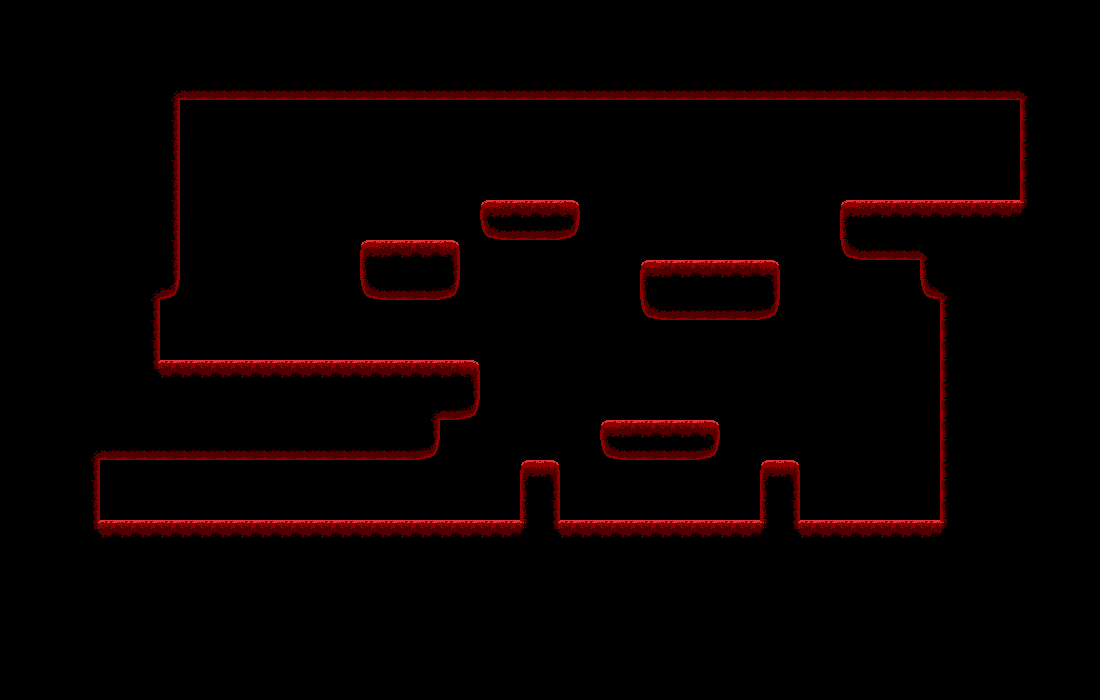

The image is a tile-based game level rendered from a .tmx file. Its description and complete source (layers, tilesets, objects, tile grids) follow:
An orthogonal 55x35 tile map with 20x20 px tiles, 1 tile layer (base) and 14 objects (14x Ledge).

<map version="1.5" tiledversion="1.7.2" orientation="orthogonal" renderorder="right-down" width="55" height="35" tilewidth="20" tileheight="20" infinite="0" nextlayerid="11" nextobjectid="28">
 <tileset firstgid="1" source="MaroonCaveTileset.tsx" />
 <layer id="1" name="base" width="55" height="35">
  <data encoding="csv">
9,9,9,9,9,9,9,9,9,9,9,9,9,9,9,9,9,9,9,9,9,9,9,9,9,9,9,9,9,9,9,9,9,9,9,9,9,9,9,9,9,9,9,9,9,9,9,9,9,9,9,9,9,9,9,
9,9,9,9,9,9,9,9,9,9,9,9,9,9,9,9,9,9,9,9,9,9,9,9,9,9,9,9,9,9,9,9,9,9,9,9,9,9,9,9,9,9,9,9,9,9,9,9,9,9,9,9,9,9,9,
9,9,9,9,9,9,9,9,9,9,9,9,9,9,9,9,9,9,9,9,9,9,9,9,9,9,9,9,9,9,9,9,9,9,9,9,9,9,9,9,9,9,9,9,9,9,9,9,9,9,9,9,9,9,9,
9,9,9,9,9,9,9,9,9,9,9,9,9,9,9,9,9,9,9,9,9,9,9,9,9,9,9,9,9,9,9,9,9,9,9,9,9,9,9,9,9,9,9,9,9,9,9,9,9,9,9,9,9,9,9,
9,9,9,9,9,9,9,9,5,15,15,15,15,15,15,15,15,15,15,15,15,15,15,15,15,15,15,15,15,15,15,15,15,15,15,15,15,15,15,15,15,15,15,15,15,15,15,15,15,15,15,6,9,9,9,
9,9,9,9,9,9,9,9,10,0,0,0,0,0,0,0,0,0,0,0,0,0,0,0,0,0,0,0,0,0,0,0,0,0,0,0,0,0,0,0,0,0,0,0,0,0,0,0,0,0,0,8,9,9,9,
9,9,9,9,9,9,9,9,10,0,0,0,0,0,0,0,0,0,0,0,0,0,0,0,0,0,0,0,0,0,0,0,0,0,0,0,0,0,0,0,0,0,0,0,0,0,0,0,0,0,0,8,9,9,9,
9,9,9,9,9,9,9,9,10,0,0,0,0,0,0,0,0,0,0,0,0,0,0,0,0,0,0,0,0,0,0,0,0,0,0,0,0,0,0,0,0,0,0,0,0,0,0,0,0,0,0,8,9,9,9,
9,9,9,9,9,9,9,9,10,0,0,0,0,0,0,0,0,0,0,0,0,0,0,0,0,0,0,0,0,0,0,0,0,0,0,0,0,0,0,0,0,0,0,0,0,0,0,0,0,0,0,8,9,9,9,
9,9,9,9,9,9,9,9,10,0,0,0,0,0,0,0,0,0,0,0,0,0,0,0,0,0,0,0,0,0,0,0,0,0,0,0,0,0,0,0,0,0,0,0,0,0,0,0,0,0,0,8,9,9,9,
9,9,9,9,9,9,9,9,10,0,0,0,0,0,0,0,0,0,0,0,0,0,0,0,2,3,3,3,4,0,0,0,0,0,0,0,0,0,0,0,0,0,2,3,3,3,3,3,3,3,3,12,9,9,9,
9,9,9,9,9,9,9,9,10,0,0,0,0,0,0,0,0,0,0,0,0,0,0,0,14,15,15,15,16,0,0,0,0,0,0,0,0,0,0,0,0,0,8,9,9,9,9,9,9,9,9,9,9,9,9,
9,9,9,9,9,9,9,9,10,0,0,0,0,0,0,0,0,0,2,3,3,3,4,0,0,0,0,0,0,0,0,0,0,0,0,0,0,0,0,0,0,0,14,15,15,15,6,9,9,9,9,9,9,9,9,
9,9,9,9,9,9,9,9,10,0,0,0,0,0,0,0,0,0,8,9,9,9,10,0,0,0,0,0,0,0,0,0,2,3,3,3,3,3,4,0,0,0,0,0,0,0,8,9,9,9,9,9,9,9,9,
9,9,9,9,9,9,9,5,16,0,0,0,0,0,0,0,0,0,14,15,15,15,16,0,0,0,0,0,0,0,0,0,8,9,9,9,9,9,10,0,0,0,0,0,0,0,14,6,9,9,9,9,9,9,9,
9,9,9,9,9,9,9,10,0,0,0,0,0,0,0,0,0,0,0,0,0,0,0,0,0,0,0,0,0,0,0,0,14,15,15,15,15,15,16,0,0,0,0,0,0,0,0,8,9,9,9,9,9,9,9,
9,9,9,9,9,9,9,10,0,0,0,0,0,0,0,0,0,0,0,0,0,0,0,0,0,0,0,0,0,0,0,0,0,0,0,0,0,0,0,0,0,0,0,0,0,0,0,8,9,9,9,9,9,9,9,
9,9,9,9,9,9,9,10,0,0,0,0,0,0,0,0,0,0,0,0,0,0,0,0,0,0,0,0,0,0,0,0,0,0,0,0,0,0,0,0,0,0,0,0,0,0,0,8,9,9,9,9,9,9,9,
9,9,9,9,9,9,9,11,3,3,3,3,3,3,3,3,3,3,3,3,3,3,3,4,0,0,0,0,0,0,0,0,0,0,0,0,0,0,0,0,0,0,0,0,0,0,0,8,9,9,9,9,9,9,9,
9,9,9,9,9,9,9,9,9,9,9,9,9,9,9,9,9,9,9,9,9,9,9,10,0,0,0,0,0,0,0,0,0,0,0,0,0,0,0,0,0,0,0,0,0,0,0,8,9,9,9,9,9,9,9,
9,9,9,9,9,9,9,9,9,9,9,9,9,9,9,9,9,9,9,9,9,5,15,16,0,0,0,0,0,0,0,0,0,0,0,0,0,0,0,0,0,0,0,0,0,0,0,8,9,9,9,9,9,9,9,
9,9,9,9,9,9,9,9,9,9,9,9,9,9,9,9,9,9,9,9,9,10,0,0,0,0,0,0,0,0,2,3,3,3,3,4,0,0,0,0,0,0,0,0,0,0,0,8,9,9,9,9,9,9,9,
9,9,9,9,5,15,15,15,15,15,15,15,15,15,15,15,15,15,15,15,15,16,0,0,0,0,0,0,0,0,14,15,15,15,15,16,0,0,0,0,0,0,0,0,0,0,0,8,9,9,9,9,9,9,9,
9,9,9,9,10,0,0,0,0,0,0,0,0,0,0,0,0,0,0,0,0,0,0,0,0,0,2,4,0,0,0,0,0,0,0,0,0,0,2,4,0,0,0,0,0,0,0,8,9,9,9,9,9,9,9,
9,9,9,9,10,0,0,0,0,0,0,0,0,0,0,0,0,0,0,0,0,0,0,0,0,0,8,10,0,0,0,0,0,0,0,0,0,0,8,10,0,0,0,0,0,0,0,8,9,9,9,9,9,9,9,
9,9,9,9,10,0,0,0,0,0,0,0,0,0,0,0,0,0,0,0,0,0,0,0,0,0,8,10,0,0,0,0,0,0,0,0,0,0,8,10,0,0,0,0,0,0,0,8,9,9,9,9,9,9,9,
9,9,9,9,11,3,3,3,3,3,3,3,3,3,3,3,3,3,3,3,3,3,3,3,3,3,12,11,3,3,3,3,3,3,3,3,3,3,12,11,3,3,3,3,3,3,3,12,9,9,9,9,9,9,9,
9,9,9,9,9,9,9,9,9,9,9,9,9,9,9,9,9,9,9,9,9,9,9,9,9,9,9,9,9,9,9,9,9,9,9,9,9,9,9,9,9,9,9,9,9,9,9,9,9,9,9,9,9,9,9,
9,9,9,9,9,9,9,9,9,9,9,9,9,9,9,9,9,9,9,9,9,9,9,9,9,9,9,9,9,9,9,9,9,9,9,9,9,9,9,9,9,9,9,9,9,9,9,9,9,9,9,9,9,9,9,
9,9,9,9,9,9,9,9,9,9,9,9,9,9,9,9,9,9,9,9,9,9,9,9,9,9,9,9,9,9,9,9,9,9,9,9,9,9,9,9,9,9,9,9,9,9,9,9,9,9,9,9,9,9,9,
9,9,9,9,9,9,9,9,9,9,9,9,9,9,9,9,9,9,9,9,9,9,9,9,9,9,9,9,9,9,9,9,9,9,9,9,9,9,9,9,9,9,9,9,9,9,9,9,9,9,9,9,9,9,9,
9,9,9,9,9,9,9,9,9,9,9,9,9,9,9,9,9,9,9,9,9,9,9,9,9,9,9,9,9,9,9,9,9,9,9,9,9,9,9,9,9,9,9,9,9,9,9,9,9,9,9,9,9,9,9,
9,9,9,9,9,9,9,9,9,9,9,9,9,9,9,9,9,9,9,9,9,9,9,9,9,9,9,9,9,9,9,9,9,9,9,9,9,9,9,9,9,9,9,9,9,9,9,9,9,9,9,9,9,9,9,
9,9,9,9,9,9,9,9,9,9,9,9,9,9,9,9,9,9,9,9,9,9,9,9,9,9,9,9,9,9,9,9,9,9,9,9,9,9,9,9,9,9,9,9,9,9,9,9,9,9,9,9,9,9,9,
9,9,9,9,9,9,9,9,9,9,9,9,9,9,9,9,9,9,9,9,9,9,9,9,9,9,9,9,9,9,9,9,9,9,9,9,9,9,9,9,9,9,9,9,9,9,9,9,9,9,9,9,9,9,9
</data>
 </layer>
 <objectgroup id="8" name="ledges">
  <object id="2" name="Ledge" x="482" y="202">
   <point />
  </object>
  <object id="3" name="Ledge" x="842" y="202">
   <point />
  </object>
  <object id="4" name="Ledge" x="642" y="262">
   <point />
  </object>
  <object id="10" name="Ledge" x="578" y="202">
   <point />
  </object>
  <object id="13" name="Ledge" x="778" y="262">
   <point />
  </object>
  <object id="19" name="Ledge" x="362" y="242">
   <point />
  </object>
  <object id="20" name="Ledge" x="602" y="422">
   <point />
  </object>
  <object id="21" name="Ledge" x="522" y="462">
   <point />
  </object>
  <object id="22" name="Ledge" x="762" y="462">
   <point />
  </object>
  <object id="23" name="Ledge" x="458" y="242">
   <point />
  </object>
  <object id="24" name="Ledge" x="478" y="362">
   <point />
  </object>
  <object id="25" name="Ledge" x="718" y="422">
   <point />
  </object>
  <object id="26" name="Ledge" x="558" y="462">
   <point />
  </object>
  <object id="27" name="Ledge" x="798" y="462">
   <point />
  </object>
 </objectgroup>
</map>